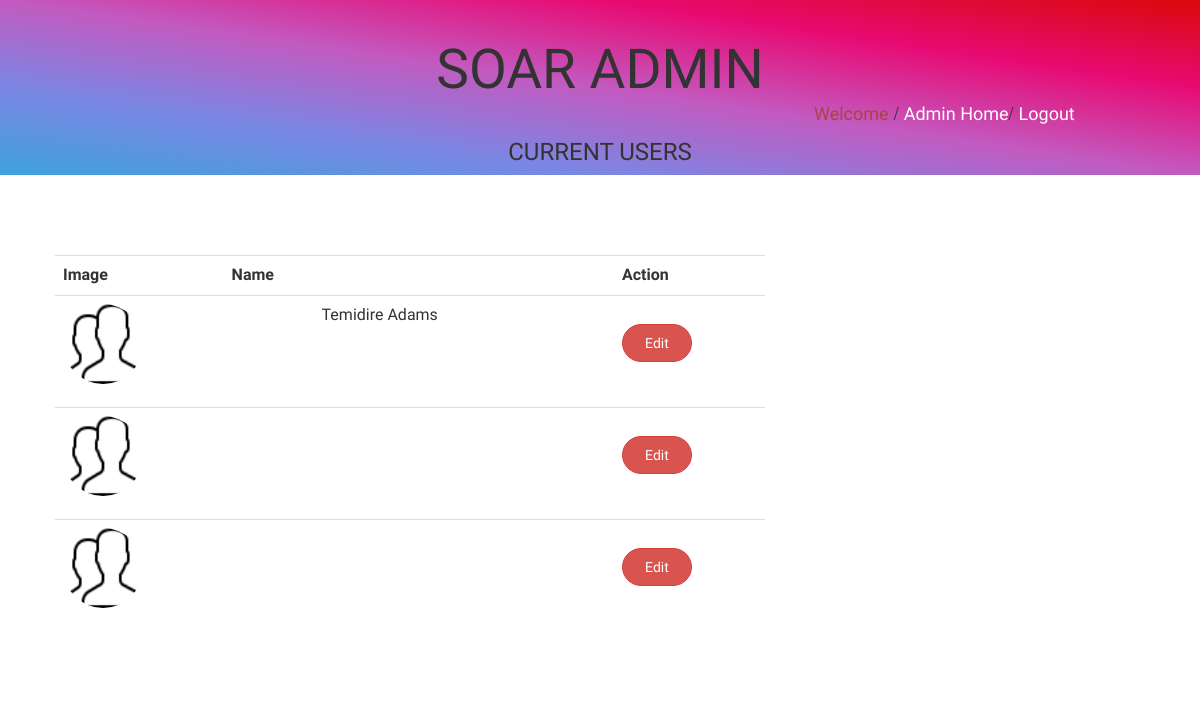
Page /all-user/ on the earlier database version.
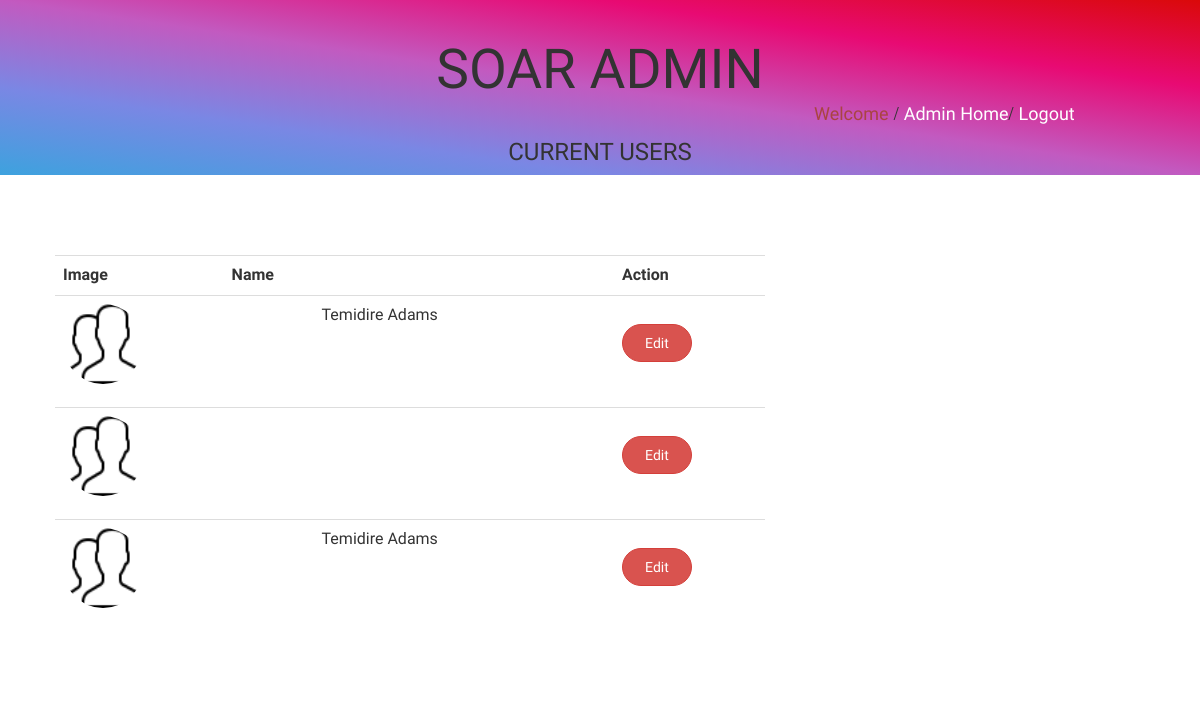
Same page on the later database version.
### Account/models.py (models this page shows, shortened)
class CustomUser(AbstractUser):
	license=models.CharField(default='xxx-xxx-xxx',max_length=50)
	picture = models.ImageField(upload_to="profile", default="profile/users.png")
	is_active=models.BooleanField(default=True)
	address = models.CharField(max_length=150, default="lagos")
	phone = models.CharField(max_length=150, default="08000012345")

### Home/views.py (the view)
# urls.py: url(r'^all-user/$', views.All_users, name='all_user'),
def All_users(request):
	template ="Home/allusers.html"
	users = CustomUser.objects.all()
	context = {
	'users':users
	}
	return render(request,template,context)

### templates/Home/allusers.html (shortened to what this page needs)
{% extends 'Home/signbase.html'%}
{%block content%}
<body class="">
<div class="container-fluid">
    <div class="row adheader">
        <div class="col-md-12">
            <div class="col-md-4">
            </div>
            <div class="col-md-4">
                <center><div class=""><p>SOAR ADMIN</p></div></center>
                <center><H3>CURRENT USERS</H3></center>
            </div>
            <div class="col-md-4">
                <div class="adlink">
                <p class="text-danger">Welcome</p>
                <p class="text-danger">{{request.user.username}} </p>/
                <a class="text-light"href="{% url 'auto_admin' %}">Admin Home</a>/
                <a class="text-light"href="{% url 'logout' %}">Logout</a>
                </div>
            </div>
        </div>
    </div>
</div>
<div class="container thirdrow">
    <div class="row">
        <div class="col-md-12">
            <div class="col-md-8">
               <div class="allu">
                <table class="table">
                    <tr class="center bg-light">
                        <th>Image</th>
                        <th>Name</th>
                        <th>Action</th>
                    </tr>
                    {% for auser in users %}
                    {% if auser != request.user%}
                    <tr>
                        <td>
                           <div style="display: inline-block" class="propic">
                        <img src="{{auser.picture.url}}">
                    </div>
                        </td>
                        <td>
                          <p class="sentence" style="display: inline-block; padding-left:90px;">{{auser.first_name}} {{auser.last_name}}</p>
                        </td>
                    <td><button style="margin-top: 20px;" type="button" class="btn adminbutton btn-danger mybutton" value="{{auser.id}}" data-url="{% url 'load_user' %}">Edit</button></td>
                    </tr>
                    {%endif%}
                   {% endfor%}
                    </table>
               </div>
            </div>
        </div>
    </div>
</div>
</body>
{% endblock%}

Differences in the rows shown:
removed CustomUser: picture (picture), {{ auser.id }} 15 (drawn)
added CustomUser: picture (picture), first_name "Temidire", last_name "Adams", {{ auser.id }} 20 (drawn)
